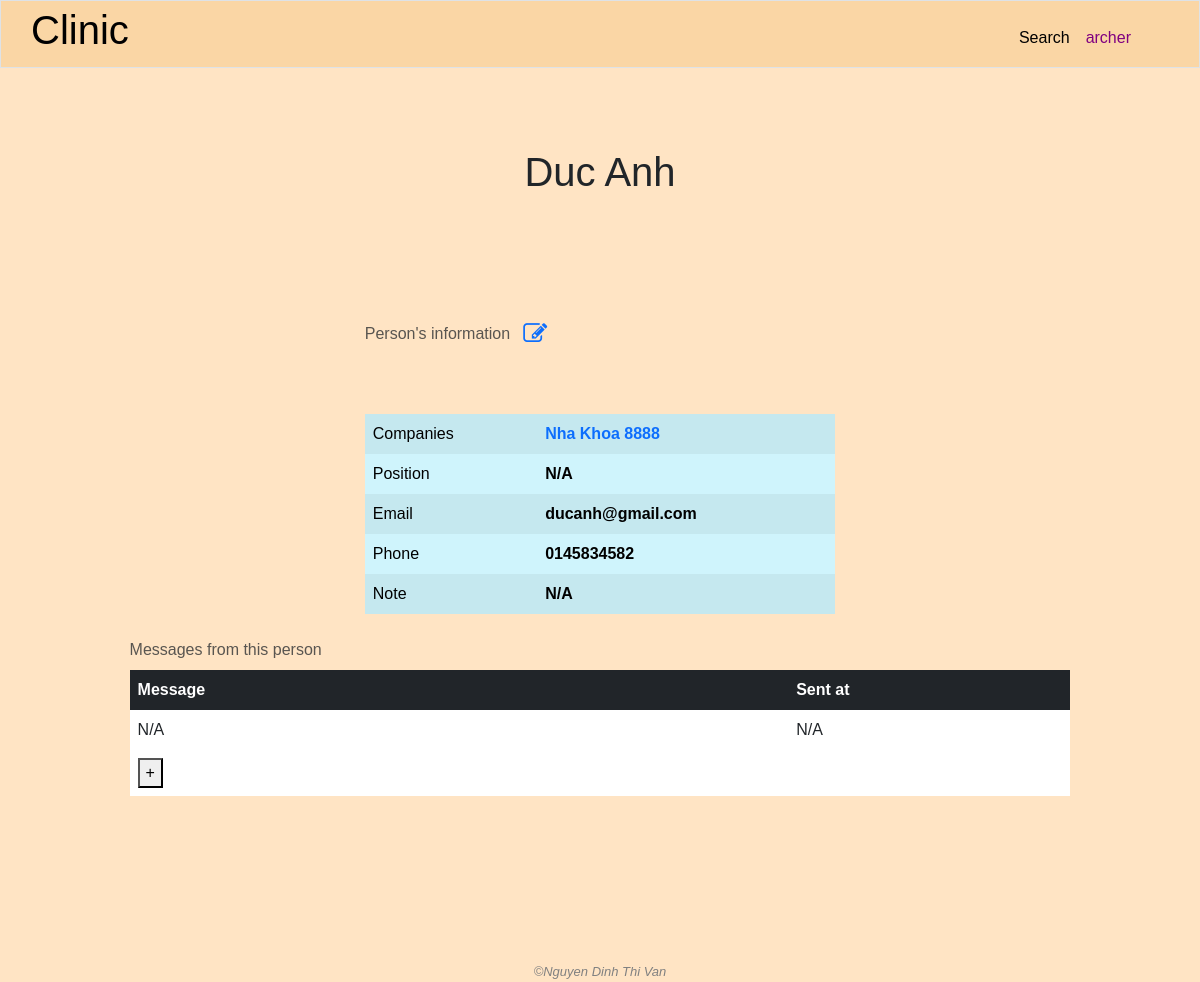
The app's page /person/33 (signed in), older data.
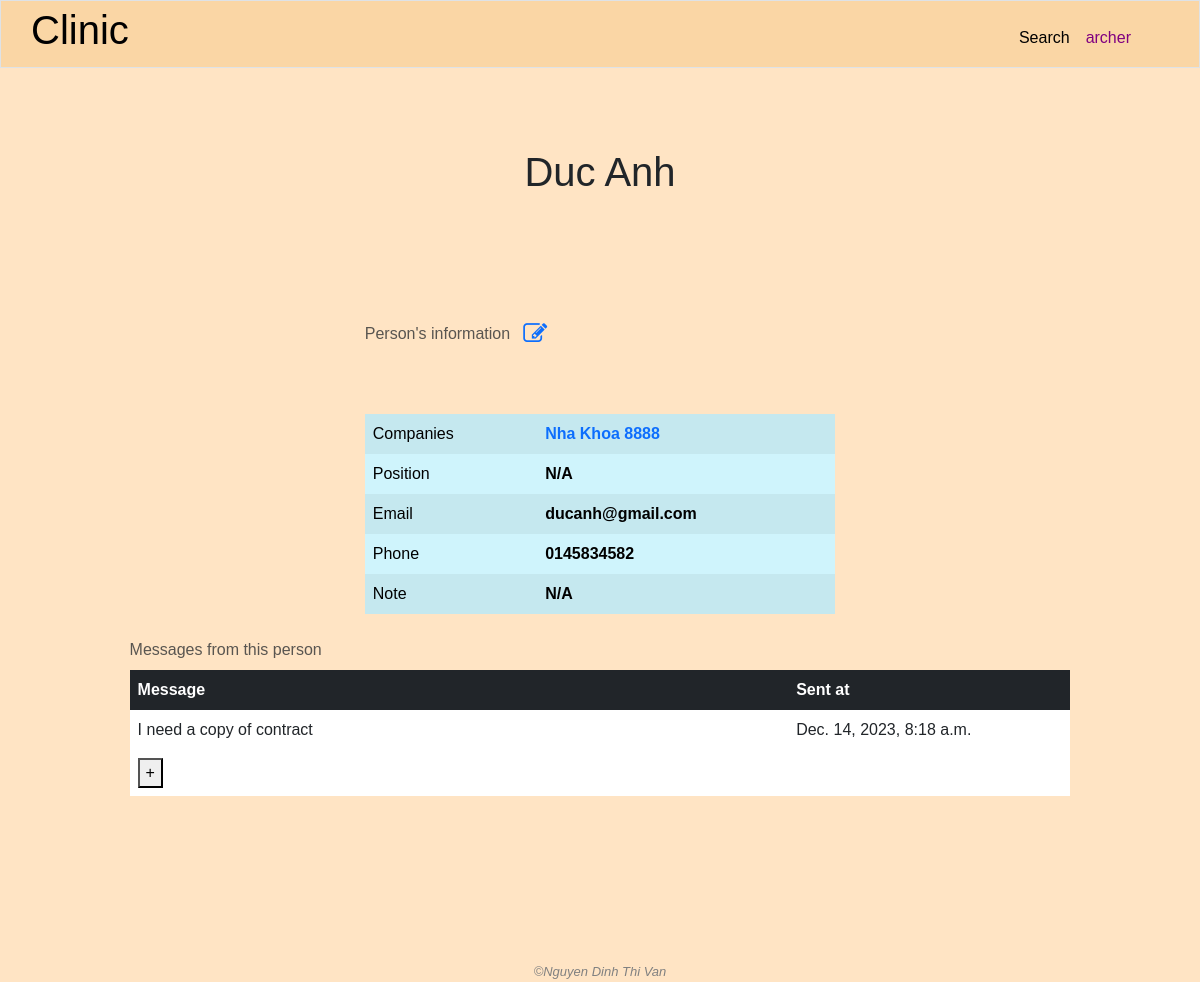
The same page, newer data.
### clinic/models.py (models this page shows, shortened)
class Company(models.Model):
    name = models.CharField(max_length=255)
    industry = models.CharField(max_length=255)
    address = models.TextField()
    email = models.CharField(max_length=255, blank=True, null=True)
    phone = models.CharField(max_length=255, blank=True, null=True)
    representative = models.ForeignKey('People', on_delete=models.SET_NULL, blank=True, null=True, related_name="companies")
    male_headcount = models.IntegerField()
    female_headcount = models.IntegerField()
    created_by = models.ForeignKey(User, on_delete=models.SET_NULL, blank=True, null=True, related_name="add_companies")
    modified_by = models.ForeignKey(User, on_delete=models.SET_NULL, blank=True, null=True, related_name="modified_companies")

class ContactDiary(models.Model):
    name = models.ForeignKey(People, on_delete=models.CASCADE, related_name='talks')
    content = models.TextField()
    date = models.DateTimeField(auto_now_add=True)

### clinic/views.py (the view)
# urls.py: path('person/<int:person_id>', views.person_detail, name='person_detail'),
@login_required
@csrf_exempt
def person_detail(request, person_id):
    if request.method == 'POST':
        if "modify_people_info" not in user_right(request.user.management_right_level):
            request.session['nay_message'] = "You do not have the right to modify this information"
            return JsonResponse({'error': 'You do not have the right to modify this info'}, status=403)
        data = json.loads(request.body)
        if data.get('new_name') is not None:
            try:
                person = People.objects.get(pk=person_id)
                person.name = data['new_name']
                person.position = data['new_position']
                person.address = data['new_address']
                person.email = data['new_email']
                person.phone = data['new_phone']
                person.note = data['new_note']
                person.modified_by = request.user
                person.save()
                return JsonResponse({'message': 'New info saved'}, status=200)
            except People.DoesNotExist:
                request.session['nay_message'] = 'That person does not exist in database'
                return JsonResponse({'error': 'Person does not exist'}, status=400)
        else:
            request.session['nay_message'] = "Don't leave empty name"
            return JsonResponse({'error': "Don't leave empty name"}, status=401)
    else:
        if "read_self_add_people_info" not in user_right(request.user.management_right_level):
            return HttpResponseRedirect(reverse('index'))
        try:
            person = People.objects.get(pk=person_id)
        except People.DoesNotExist:
            request.session['nay_message'] = 'That person does not exist'
            if "read_all_people_info" in user_right(request.user.management_right_level):
                return HttpResponseRedirect(reverse('people'))
            else:
                return HttpResponseRedirect(reverse('my_people'))
        if "read_all_people_info" not in user_right(request.user.management_right_level) and person.created_by != request.user:
            request.session['nay_message'] = 'You do not have the right to visit this page'
            return HttpResponseRedirect(reverse('index'))
        messages = person.talks.all().order_by("-date")
        yay_message = request.session.get('yay_message', '')
        nay_message = request.session.get('nay_message', '')
        request.session['yay_message'] = ''
        request.session['nay_message'] = ''
        return render(request, "clinic/person_detail.html", {
            "person": person,
            "messages": messages,
            'yay_message': yay_message,
            'nay_message': nay_message
        })

### clinic/templates/clinic/person_detail.html (shortened to what this page needs)
{% extends "clinic/layout.html" %}
{% load static %}
{% block main %}
    <h1 class="text-center page-title">{{ person.name }}</h1>
    <div class="container-fluid" style="display: flex; justify-content: center; align-items: center;">
        <table class="table table-borderless table-info table-striped align-middle caption-top person-info-table">
            <caption>Person's information<button class="btn btn-link" id="edit-btn"><i class="fa fa-edit" style="font-size:24px;"></i></button></caption>
            <tbody>
                <tr>
                    <td>Companies</td>
                    <td>
                        <strong>
                            {% for company in person.companies.all.values %}
                                <a class="no-underline" href="{% url 'company_detail' company_id=company.id %}">
                                    {{ company.name }}{% if not forloop.last %}, {% else %}{% endif %}
                                </a>
                            {% empty %}
                                N/A
                            {% endfor %}
                        </strong>
                    </td>
                </tr>
                <tr>
                    <td>Position</td>
                    <td id="original-position">
                        <strong>
                            {% if not person.position %}
                                N/A
                            {% else %}
                                {{ person.position }}
                            {% endif %}
                        </strong>
                    </td>
                </tr>
                <tr>
                    <td>Email</td>
                    <td id="original-email">
                        <strong>
                            {% if not person.email %}
                                N/A
                            {% else %}
                                {{ person.email }}
                            {% endif %}
                        </strong>
                    </td>
                </tr>
                <tr>
                    <td>Phone</td>
                    <td id="original-phone">
                        <strong>
                            {% if not person.phone %}
                                N/A
                            {% else %}
                                {{ person.phone }}
                            {% endif %}
                        </strong>
                    </td>
                </tr>
                <tr>
                    <td>Note</td>
                    <td id="original-note">
                        <strong>
                            {% if not person.note %}
                                N/A
                            {% else %}
                                {{ person.note }}
                            {% endif %}
                        </strong>
                    </td>
                </tr>
            </tbody>
        </table>
    </div>
    <div class="container-fluid">
        <table class="table table-borderless table-hover align-middle caption-top message-table">
            <caption>Messages from this person</caption>
            <thead class="table-dark">
                <tr>
                    <th width="70%">Message</th>
                    <th width="30%">Sent at</th>
                </tr>
            </thead>
            <tbody>
                {% for message in messages %}
                    <tr>
                        <td>{{ message.content }}</td>
                        <td>{{ message.date }}</td>
                    </tr>
                {% empty %}
                    <tr>
                        <td>N/A</td>
                        <td>N/A</td>
                    </tr>
                {% endfor %}
                <tr>
                    <td colspan="2"><button id="new-message-show">+</button></td>
                </tr>
            </tbody>
        </table>
    </div>
{% endblock %}

Row changes from the older to the newer data that the page shows:
added ContactDiary: content "I need a copy of contract", date "Dec. 14, 2023, 8:18 a.m."
Text that changed along with them:
text no longer shown: "N/A N/A"
